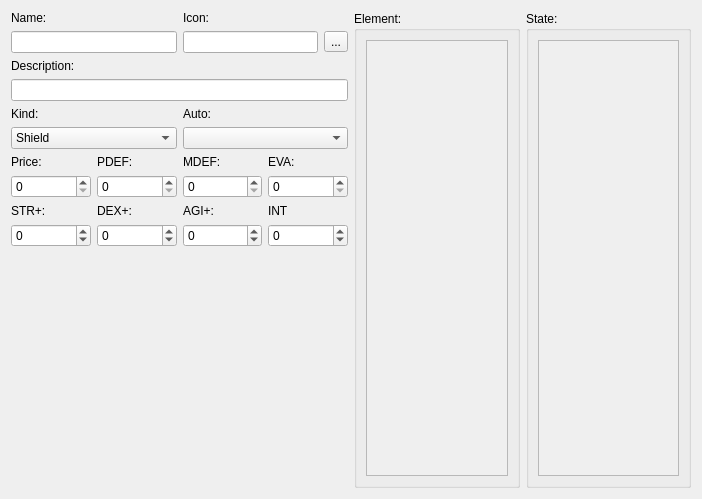
<?xml version="1.0" encoding="UTF-8"?>
<ui version="4.0">
 <class>EditArmors</class>
 <widget class="QWidget" name="EditArmors">
  <property name="geometry">
   <rect>
    <x>0</x>
    <y>0</y>
    <width>702</width>
    <height>499</height>
   </rect>
  </property>
  <property name="windowTitle">
   <string>Form</string>
  </property>
  <layout class="QGridLayout" name="gridLayout_3">
   <item row="0" column="0">
    <layout class="QGridLayout" name="gridLayout_2">
     <item row="0" column="1">
      <widget class="QLabel" name="label_6">
       <property name="text">
        <string>Icon:</string>
       </property>
      </widget>
     </item>
     <item row="3" column="0" colspan="2">
      <widget class="QLineEdit" name="line_description"/>
     </item>
     <item row="0" column="0">
      <widget class="QLabel" name="label_5">
       <property name="text">
        <string>Name:</string>
       </property>
      </widget>
     </item>
     <item row="1" column="1">
      <layout class="QHBoxLayout" name="horizontalLayout">
       <item>
        <widget class="QLineEdit" name="line_icon">
         <property name="readOnly">
          <bool>true</bool>
         </property>
        </widget>
       </item>
       <item>
        <widget class="QToolButton" name="button_icon">
         <property name="text">
          <string>...</string>
         </property>
        </widget>
       </item>
      </layout>
     </item>
     <item row="5" column="0">
      <widget class="QComboBox" name="combo_kind">
       <item>
        <property name="text">
         <string>Shield</string>
        </property>
       </item>
       <item>
        <property name="text">
         <string>Helmet</string>
        </property>
       </item>
       <item>
        <property name="text">
         <string>Body Armor</string>
        </property>
       </item>
       <item>
        <property name="text">
         <string>Accessory</string>
        </property>
       </item>
      </widget>
     </item>
     <item row="4" column="0">
      <widget class="QLabel" name="label_18">
       <property name="text">
        <string>Kind:</string>
       </property>
      </widget>
     </item>
     <item row="5" column="1">
      <widget class="QComboBox" name="combo_auto"/>
     </item>
     <item row="2" column="0" colspan="2">
      <widget class="QLabel" name="label_15">
       <property name="text">
        <string>Description:</string>
       </property>
      </widget>
     </item>
     <item row="1" column="0">
      <widget class="QLineEdit" name="line_name"/>
     </item>
     <item row="4" column="1">
      <widget class="QLabel" name="label_19">
       <property name="text">
        <string>Auto:</string>
       </property>
      </widget>
     </item>
    </layout>
   </item>
   <item row="0" column="1" rowspan="2">
    <layout class="QHBoxLayout" name="horizontalLayout_3">
     <item>
      <widget class="QGroupBox" name="groupBox">
       <property name="title">
        <string>Element:</string>
       </property>
       <layout class="QGridLayout" name="gridLayout_4">
        <item row="0" column="0">
         <widget class="QScrollArea" name="scrollArea">
          <property name="widgetResizable">
           <bool>true</bool>
          </property>
          <widget class="QWidget" name="scrollAreaWidgetContents">
           <property name="geometry">
            <rect>
             <x>0</x>
             <y>0</y>
             <width>147</width>
             <height>439</height>
            </rect>
           </property>
           <layout class="QGridLayout" name="gridLayout_7">
            <item row="0" column="0">
             <widget class="CheckBoxList" name="element_widget" native="true"/>
            </item>
           </layout>
          </widget>
         </widget>
        </item>
       </layout>
      </widget>
     </item>
     <item>
      <widget class="QGroupBox" name="groupBox_2">
       <property name="title">
        <string>State:</string>
       </property>
       <layout class="QGridLayout" name="gridLayout_5">
        <item row="0" column="0">
         <widget class="QScrollArea" name="scrollArea_2">
          <property name="widgetResizable">
           <bool>true</bool>
          </property>
          <widget class="QWidget" name="scrollAreaWidgetContents_2">
           <property name="geometry">
            <rect>
             <x>0</x>
             <y>0</y>
             <width>147</width>
             <height>439</height>
            </rect>
           </property>
           <layout class="QGridLayout" name="gridLayout_9">
            <item row="0" column="0">
             <widget class="CheckBoxList" name="state_widget" native="true"/>
            </item>
           </layout>
          </widget>
         </widget>
        </item>
       </layout>
      </widget>
     </item>
    </layout>
   </item>
   <item row="1" column="0">
    <layout class="QGridLayout" name="gridLayout">
     <item row="1" column="3">
      <widget class="QSpinBox" name="spin_eva">
       <property name="minimum">
        <number>0</number>
       </property>
       <property name="maximum">
        <number>999</number>
       </property>
      </widget>
     </item>
     <item row="2" column="1">
      <widget class="QLabel" name="label_9">
       <property name="text">
        <string>DEX+:</string>
       </property>
      </widget>
     </item>
     <item row="2" column="2">
      <widget class="QLabel" name="label_10">
       <property name="text">
        <string>AGI+:</string>
       </property>
      </widget>
     </item>
     <item row="3" column="0">
      <widget class="QSpinBox" name="spin_str">
       <property name="minimum">
        <number>-999</number>
       </property>
       <property name="maximum">
        <number>999</number>
       </property>
      </widget>
     </item>
     <item row="1" column="1">
      <widget class="QSpinBox" name="spin_pdef">
       <property name="minimum">
        <number>0</number>
       </property>
       <property name="maximum">
        <number>999</number>
       </property>
      </widget>
     </item>
     <item row="0" column="3">
      <widget class="QLabel" name="label_2">
       <property name="text">
        <string>EVA:</string>
       </property>
      </widget>
     </item>
     <item row="1" column="0">
      <widget class="QSpinBox" name="spin_price">
       <property name="maximum">
        <number>99999</number>
       </property>
      </widget>
     </item>
     <item row="0" column="1">
      <widget class="QLabel" name="label_3">
       <property name="text">
        <string>PDEF:</string>
       </property>
      </widget>
     </item>
     <item row="0" column="2">
      <widget class="QLabel" name="label_4">
       <property name="text">
        <string>MDEF:</string>
       </property>
      </widget>
     </item>
     <item row="1" column="2">
      <widget class="QSpinBox" name="spin_mdef">
       <property name="minimum">
        <number>0</number>
       </property>
       <property name="maximum">
        <number>999</number>
       </property>
      </widget>
     </item>
     <item row="2" column="0">
      <widget class="QLabel" name="label_8">
       <property name="text">
        <string>STR+:</string>
       </property>
      </widget>
     </item>
     <item row="0" column="0">
      <widget class="QLabel" name="label">
       <property name="text">
        <string>Price:</string>
       </property>
      </widget>
     </item>
     <item row="2" column="3">
      <widget class="QLabel" name="label_11">
       <property name="text">
        <string>INT</string>
       </property>
      </widget>
     </item>
     <item row="4" column="0">
      <spacer name="verticalSpacer">
       <property name="orientation">
        <enum>Qt::Vertical</enum>
       </property>
       <property name="sizeHint" stdset="0">
        <size>
         <width>20</width>
         <height>40</height>
        </size>
       </property>
      </spacer>
     </item>
     <item row="3" column="1">
      <widget class="QSpinBox" name="spin_dex">
       <property name="minimum">
        <number>-999</number>
       </property>
       <property name="maximum">
        <number>999</number>
       </property>
      </widget>
     </item>
     <item row="3" column="2">
      <widget class="QSpinBox" name="spin_agi">
       <property name="minimum">
        <number>-999</number>
       </property>
       <property name="maximum">
        <number>999</number>
       </property>
      </widget>
     </item>
     <item row="3" column="3">
      <widget class="QSpinBox" name="spin_int">
       <property name="minimum">
        <number>-999</number>
       </property>
       <property name="maximum">
        <number>999</number>
       </property>
      </widget>
     </item>
    </layout>
   </item>
  </layout>
 </widget>
 <customwidgets>
  <customwidget>
   <class>CheckBoxList</class>
   <extends>QWidget</extends>
   <header>editors/checkboxlist.h</header>
   <container>1</container>
  </customwidget>
 </customwidgets>
 <resources/>
 <connections/>
</ui>
